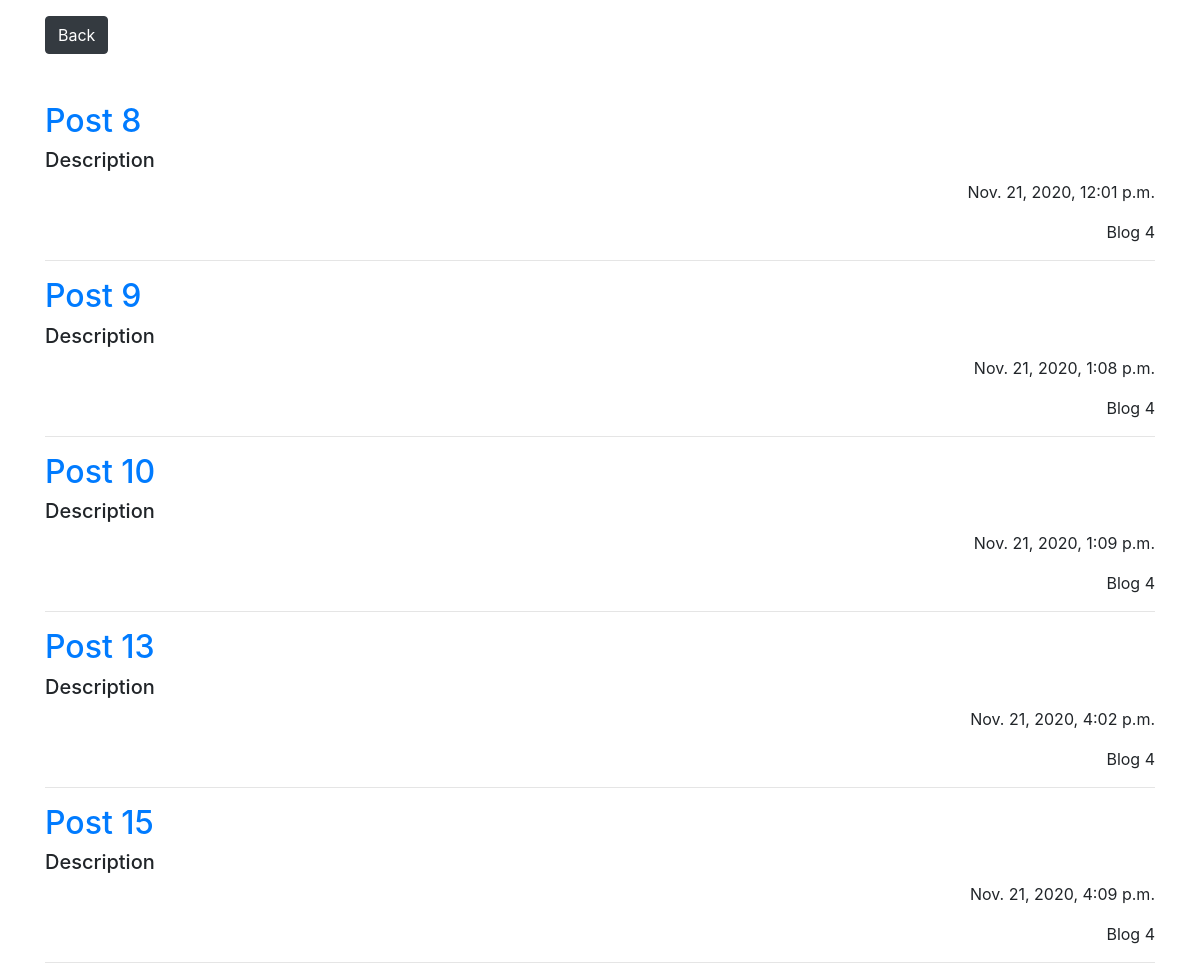
The app's page /blog-4/ with its own data.
### blog/models.py (models this page shows, shortened)
class Post(models.Model):
    title = models.CharField(max_length=150)
    description = models.TextField()
    time = models.DateTimeField(auto_now_add=True)
    blog = models.ForeignKey(
        Blog,
        related_name='post',
        on_delete=models.CASCADE
    )
    users_read = models.ManyToManyField(
        'auth.User',
        through=UsersRead,
        through_fields=('post', 'user'),
        blank=True
    )

class Blog(models.Model):
    title = models.CharField(max_length=120)
    slug = models.SlugField(unique=True)
    subscribers = models.ManyToManyField(
        'auth.User',
        related_name='subscribers',
        blank=True,
    )
    author = models.ForeignKey(
        'auth.User',
        related_name='blog',
        on_delete=models.CASCADE
    )
    def __str__(self):
        return self.title

### blog/views.py (the view)
# urls.py: path('<slug:slug>/', BlogDetailView.as_view(), name='blog_detail'),
class BlogDetailView(generic.DetailView):
    model = Blog
    context_object_name = 'blog'
    extra_context = {'title': 'Blog', 'author': 'User'}
    template_name = 'blog/blog-detail.html'
    def get_object(self, queryset=None):
        slug = self.kwargs['slug']
        blog = Blog.objects.get(slug=slug)
        self.extra_context['title'] = blog.title
        self.extra_context['author'] = blog.author
        return Post.objects.filter(blog__slug=slug)

### blog/templates/blog/blog-detail.html (shortened to what this page needs)
{% extends 'base.html' %}
{% block content %}
<a href="{% url 'blog_list' %}" class="btn btn-dark mt-3 mb-5">Back</a>
    {% for post in blog %}
    <h2><a href="{% url 'post_detail' slug=post.blog.slug pk=post.pk %}">{{ post.title }}</a></h2>
    <h5>{{ post.description }}</h5>
    <p class="text-right">{{ post.time }}</p>
    <p class="text-right">{{ post.blog }}</p>
    <hr>
    {% endfor %}
{% endblock %}

### records on screen
Post: title "Post 8", description "Description", time "Nov. 21, 2020, 12:01 p.m.", blog "Blog 4"
Post: title "Post 9", description "Description", time "Nov. 21, 2020, 1:08 p.m.", blog "Blog 4"
Post: title "Post 10", description "Description", time "Nov. 21, 2020, 1:09 p.m.", blog "Blog 4"
Post: title "Post 13", description "Description", time "Nov. 21, 2020, 4:02 p.m.", blog "Blog 4"
Post: title "Post 15", description "Description", time "Nov. 21, 2020, 4:09 p.m.", blog "Blog 4"
